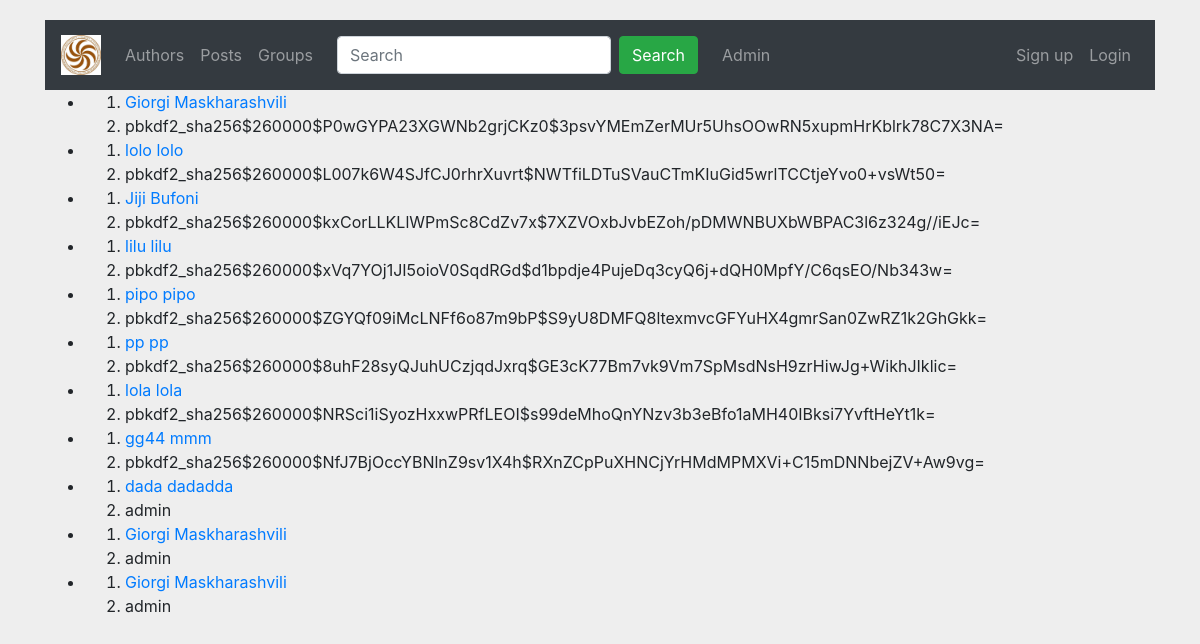
The app's page /users/, older data.
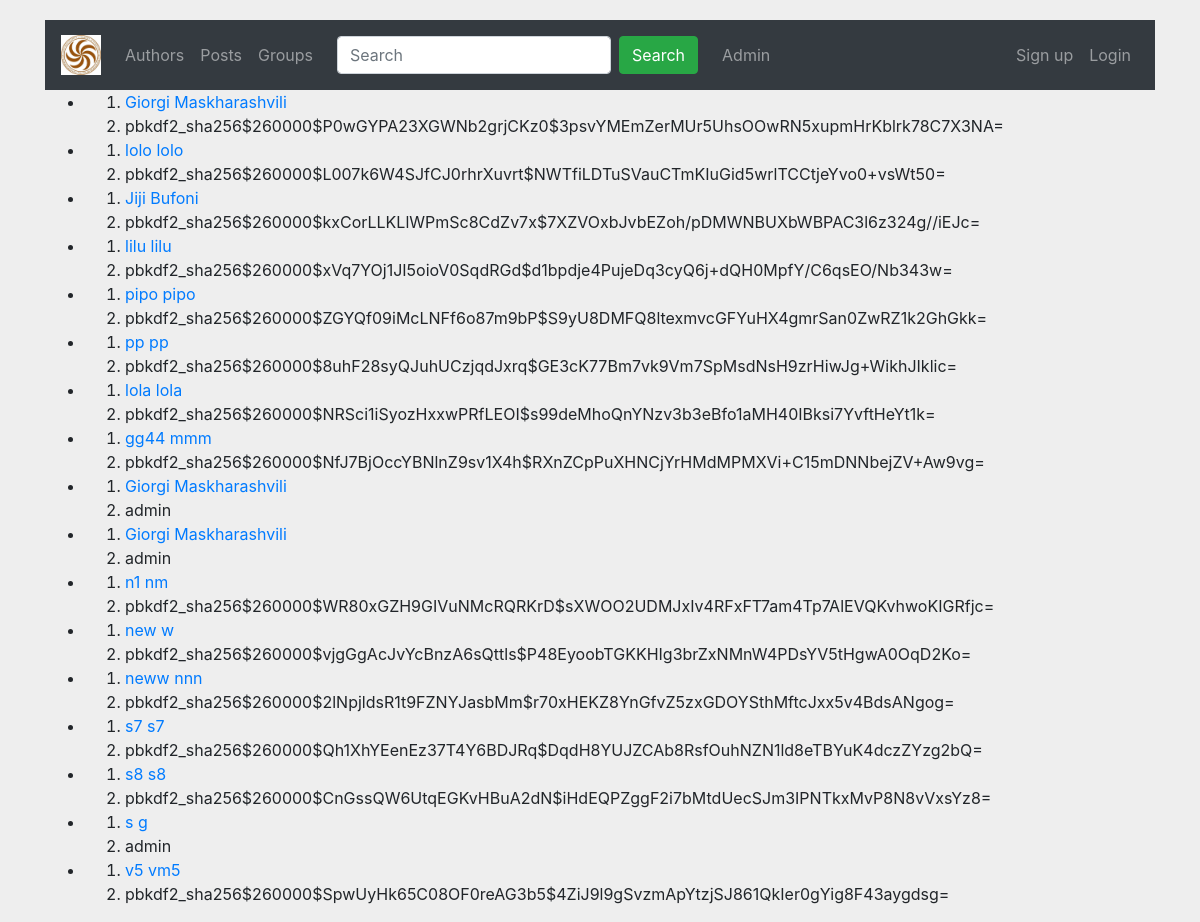
The same page, newer data.
### user/models.py (models this page shows, shortened)
class Author(User):
    image = models.ImageField(upload_to='profiles', blank=True)
    class Meta:
        verbose_name = _('Author')
        verbose_name_plural = _('Authors')

### user/views.py (the view)
# urls.py: path('', AutorListView.as_view(), name='authors'),
class AutorListView(ListView):
    model = Author

### user/templates/user/author_list.html
{% extends 'base.html' %}
{% block content %}
{% if author_list %}
<ul>
    {% for item in author_list %}
    <li>
        <ol>
            <li><a href="{% url 'author:author' pk=item.pk %}">{{ item.get_full_name }}</a></li>
            <li>{{ item.password }}</li>
        </ol>
    </li>
    {% endfor %}
</ul>
{% else %}
<h3>
    No List
</h3>
{% endif %}
{% endblock %}

### templates/base.html (shortened to what this page needs)
<!DOCTYPE html>
{% load static %}
<html lang="en">
<head>
  <link rel="stylesheet" href="https://maxcdn.bootstrapcdn.com/bootstrap/4.5.2/css/bootstrap.min.css">
  <link rel="stylesheet" href="{% static 'css/style.css' %}">
</head>
<body>
  <div class="container">
    <nav class="navbar navbar-expand-sm bg-dark navbar-dark">
  <a class="navbar-brand" href="{% url 'home' %}">
    <img src="{% static 'bor_jpg.jpg' %}" alt="logo" style="width:40px;">
  </a>
  <ul class="navbar-nav">
    <li class="nav-item">
      <a class="nav-link" href="{% url 'author:authors' %}">Authors</a>
    </li>
    <li class="nav-item">
      <a class="nav-link" href="{% url 'post:posts' %}">Posts</a>
    </li>
    <li class="nav-item">
      <a class="nav-link" href="{% url 'group:groups' %}">Groups</a>
    </li>
  </ul>
  <nav class="navbar navbar-expand-sm bg-dark navbar-dark">
    <form class="form-inline" action="#">
      <input class="form-control mr-sm-2" type="text" placeholder="Search">
      <button class="btn btn-success" type="submit">Search</button>
    </form>
  </nav>
  <ul class="navbar-nav">
  <li class="nav-item">
    <a class="nav-link" href="{% url 'admin:index' %}">Admin</a>
  </li>
  </ul>
  <ul class="navbar-nav ml-auto">
    {% if user.is_authenticated  %}
    <li class="nav-item">
      <a class="nav-link active text-danger" href="#">Hello {{user.first_name}}</a>
    </li>
    <li class="nav-item">
      <a class="nav-link" href="{% url 'author:logout' %}">Logout</a>
    </li>
    {% else %}
        <li class="nav-item">
          <a class="nav-link" href="{% url 'author:register' %}">Sign up</a>
        </li>
        <li class="nav-item">
          <a class="nav-link" href="{% url 'author:login' %}">Login</a>
        </li>
    {% endif %}
  </ul>
</nav>
{% block content %}
{% endblock %}
</div>
</body>
</html>

### static/css/style.css (style rules this page uses)
body { margin-top:20px; background:#eee; }

Row changes from the older to the newer data that the page shows:
removed Author: get_full_name "dada dadadda", password "admin"
added Author: get_full_name "n1 nm", password "pbkdf2_sha256$260000$WR80xGZH9GIVuNMcRQRKrD$sXWOO2UDMJxIv4RFxFT7am4Tp7AlEVQKvhwoKIGRfjc="
added Author: get_full_name "new w", password "pbkdf2_sha256$260000$vjgGgAcJvYcBnzA6sQttls$P48EyoobTGKKHIg3brZxNMnW4PDsYV5tHgwA0OqD2Ko="
added Author: get_full_name "neww nnn", password "pbkdf2_sha256$260000$2lNpjldsR1t9FZNYJasbMm$r70xHEKZ8YnGfvZ5zxGDOYSthMftcJxx5v4BdsANgog="
added Author: get_full_name "s7 s7", password "pbkdf2_sha256$260000$Qh1XhYEenEz37T4Y6BDJRq$DqdH8YUJZCAb8RsfOuhNZN1ld8eTBYuK4dczZYzg2bQ="
added Author: get_full_name "s8 s8", password "pbkdf2_sha256$260000$CnGssQW6UtqEGKvHBuA2dN$iHdEQPZggF2i7bMtdUecSJm3IPNTkxMvP8N8vVxsYz8="
added Author: get_full_name "s g", password "admin"
added Author: get_full_name "v5 vm5", password "pbkdf2_sha256$260000$SpwUyHk65C08OF0reAG3b5$4ZiJ9l9gSvzmApYtzjSJ861QkIer0gYig8F43aygdsg="
